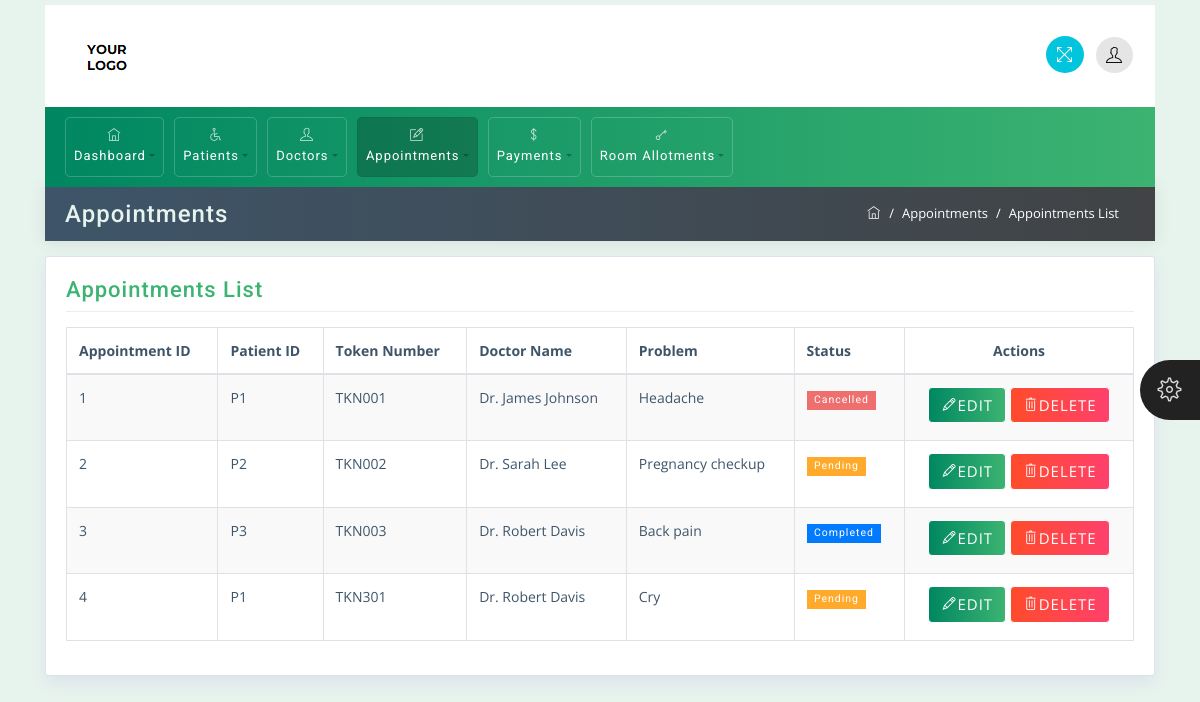
The app's page /all-appointments/ (signed in) with its own data.
### app/models.py (models this page shows, shortened)
class Appointment(models.Model):
    DEPARTMENTS = [
        ('Neuro', 'Neuro'),
        ('Gynae', 'Gynae'),
    ]
    TIME_SLOTS = [
        ('10AM-11AM', '10AM-11AM'),
        ('10PM-11PM', '10PM-11PM'),
        ('06AM-07AM', '06AM-07AM'),
    ]
    STATUS_CHOICES = [
        ('Pending', 'Pending'),
        ('Completed', 'Completed'),
        ('Cancelled', 'Cancelled'),
    ]
    patient = models.ForeignKey(Patient, on_delete=models.CASCADE)
    department = models.CharField(max_length=100, choices=DEPARTMENTS)
    doctor = models.ForeignKey(Doctor, on_delete=models.CASCADE)
    appointment_date = models.DateField()
    time_slot = models.CharField(max_length=20, choices=TIME_SLOTS)
    token_number = models.CharField(max_length=40, unique=True)  # Auto-generated
    problem = models.TextField()
    status = models.CharField(max_length=20, choices=STATUS_CHOICES, default='Pending')

class Patient(models.Model):
    name = models.CharField(max_length=100)
    date_of_birth = models.DateField()
    age = models.PositiveIntegerField()
    phone = models.CharField(max_length=15)
    email = models.EmailField()
    gender = models.CharField(max_length=10, choices=[('Male', 'Male'), ('Female', 'Female')])
    address = models.TextField()
    file = models.FileField(upload_to='patients/')

class Doctor(models.Model):
    AVAILABILITY_CHOICES = [
        ('Available', 'Available'),
        ('Not Available', 'Not Available'),
    ]
    name = models.CharField(max_length=100)
    date_of_birth = models.DateField()
    specialization = models.CharField(max_length=100)
    experience = models.PositiveIntegerField()  # Years of experience
    age = models.PositiveIntegerField()
    phone = models.CharField(max_length=15)
    email = models.EmailField()
    gender = models.CharField(max_length=10, choices=[('Male', 'Male'), ('Female', 'Female')])
    address = models.TextField()
    file = models.FileField(upload_to='doctors/')
    availability = models.CharField(max_length=20, choices=AVAILABILITY_CHOICES, default='Available')

### app/views.py (the view)
# urls.py: path('all-appointments/', views.all_appointments, name='all-appointments'),
@login_required
def all_appointments(request):
    appointments = Appointment.objects.all()
    return render(request, 'appointments.html', {'active_page': 'appointments','appointments':appointments})

### app/templates/appointments.html (shortened to what this page needs)
<!DOCTYPE html>
<html>
{% load static %}
<head>
	<link rel="stylesheet" href="{% static 'css/bootstrap.min.css' %}">
	<link rel="stylesheet" href="{% static 'css/themify-icons.css' %}">
	<link rel="stylesheet" href="{% static 'css/animate.css' %}">
	<link rel="stylesheet" href="{% static 'css/styles.css' %}">
	<link rel="stylesheet" href="{% static 'css/green.css' %}" id="style_theme">
	<link rel="stylesheet" href="{% static 'css/responsive.css' %}">
	<link rel="stylesheet" href="{% static 'charts/css/morris.css' %}">
	<link rel="stylesheet" href="{% static 'css/jquery-jvectormap.css' %}">
	<link rel="stylesheet" href="{% static 'datatable/dataTables.bootstrap4.min.css' %}">
</head>
<body>
	<div class="theme-settings" id="switcher">
		<span class="theme-click">
			<span class="ti-settings"></span>
		</span>
	</div>
	<div class="wrapper">
		<div id="content">
			<div class="container top-brand">
				<nav class="navbar navbar-default">
					<div class="navbar-header">
						<div class="sidebar-header"> <a href="{%url 'index'%}"><img
									src="{% static 'images/logo-dark.png' %}" class="logo" alt="logo"></a>
						</div>
					</div>
					<ul class="nav justify-content-end">
						<li class="nav-item">
							<a class="nav-link">
								<span title="Fullscreen" class="ti-fullscreen fullscreen"></span>
							</a>
						</li>
						<li class="nav-item">
							<a class="nav-link dropdown-toggle" data-toggle="dropdown" href="#" role="button"
								aria-haspopup="true" aria-expanded="false">
								<span class="ti-user"></span>
							</a>
						</li>
					</ul>
				</nav>
			</div>
			<div class="container menu-nav">
				{% include 'nav.html'%}
			</div>
			<div class="container mt-0">
				<div class="row breadcrumb-bar">
					<div class="col-md-6">
						<h3 class="block-title">Appointments</h3>
					</div>
					<div class="col-md-6">
						<ol class="breadcrumb">
							<li class="breadcrumb-item">
								<a href="{%url 'index'%}">
									<span class="ti-home"></span>
								</a>
							</li>
							<li class="breadcrumb-item">Appointments</li>
							<li class="breadcrumb-item active">Appointments List</li>
						</ol>
					</div>
				</div>
			</div>
			<div class="container">
				<div class="row">
					<div class="col-md-12">
						<div class="widget-area-2 proclinic-box-shadow">
							<h3 class="widget-title">Appointments List</h3>
							<div class="table-responsive mb-3">
								<table id="tableId" class="table table-bordered table-striped">
									<thead>
										<tr>
											<th>Appointment ID</th>
											<th>Patient ID</th>
											<th>Token Number</th>
											<th>Doctor Name</th>
											<th>Problem</th>
											<th>Status</th>
											<th class="text-center align-middle">Actions</th>
										</tr>
									</thead>
									<tbody>
										{% for appointment in appointments %}
										<tr data-appointment-id="{{ appointment.id }}">
											<td>{{ appointment.id }}</td>
											<td>P{{ appointment.patient.id }}</td>
											<td>{{ appointment.token_number }}</td>
											<td>{{ appointment.doctor.name }}</td>
											<td>{{ appointment.problem }}</td>
											<td>
												{% if appointment.status == 'Pending' %}
												<span class="badge badge-warning">Pending</span>
												{% elif appointment.status == 'Completed' %}
												<span class="badge badge-primary">Completed</span>
												{% else %}
												<span class="badge badge-danger">Cancelled</span>
												{% endif %}
											</td>
											<td class="text-center align-middle">
												<button class="btn btn-primary edit-btn" data-id="{{ appointment.id }}">
													<span class="ti-pencil"></span>EDIT
												</button>
												<button class="btn btn-danger delete-btn"
													data-id="{{ appointment.id }}">
													<span class="ti-trash"></span>DELETE
												</button>
											</td>
										</tr>
										{% endfor %}
									</tbody>
								</table>
							</div>
						</div>
					</div>
				</div>
			</div>
		</div>
	</div>
</body>
</html>

### app/static/app/css/styles.css (style rules this page uses)
body { font-family: 'Open Sans', sans-serif; background-color: #E7F3ED; color: #3e5569; }
h1, h2, h3, h4, h5, h6, span, .menu-nav { font-family: 'Roboto', sans-serif; letter-spacing: 1px; }
a, a:hover, a:focus { color: inherit; text-decoration: none; transition: all 0.3s; }
.navbar { padding: 10px 15px; background: #fff; border: none; border-radius: 0; }
.breadcrumb { border-radius: 0; margin-bottom: 0; float: right; border-radius: 20px; background-color: transparent; }
.breadcrumb-bar { background: #3e5569; background: -webkit-linear-gradient(to left, #414345, #3e5569); background: linear-gradient(to left, #414345, #3e5569); margin-left: 0px !important; margin-right: 0px !important; padding: 5px 20px; -webkit-box-shadow: 0px 1px 15px 1px rgba(69,65,78,0.1); box-shadow: 0px 1px 15px 1px rgba(69,65,78,0.1); color: #fff; border: 0px solid; }
.breadcrumb-item { color: #ffffff; font-size: 13px; }
.breadcrumb-item.active { color: #ffffff; font-size: 13px; }
.breadcrumb-item+.breadcrumb-item::before { color: #ffffff; }
.breadcrumb-bar div[class*="col-"] { padding-right: 0px; padding-left: 0px; }
.badge { padding: .4em .7em; border-radius: 0; font-weight: 400; }
.table td, .table th { padding: .75rem; }
#content { padding-top: 5px; padding-bottom: 15px; transition: all 0.3s; width: 100%; }
.proclinic-box-shadow { border-radius: 0; border: 0; -webkit-box-shadow: 0 0 0 1px #dce3ec, 0 8px 16px 0 #dce3ec; box-shadow: 0 0 0 1px #dce3ec, 0 8px 16px 0 #dce3ec; background: #fff; margin-top: 20px; }
div[class*="col-"] { padding-right: 6px; padding-left: 6px; }
.badge-danger, .bg-danger { background-color: #ef6e6e !important; }
.badge-warning, .bg-warning { color: #fff; background-color: #FFAA2A !important; }
.table-striped tbody tr:nth-of-type(odd) { background-color: rgba(61,79,90,.03); }
table.table tbody td, table.table thead th { font-size: 14px; }
#switcher { position: fixed; bottom: 45%; right: -130px; width: 130px; background-color: #404040; color: #ffffff; z-index: 9999; font-size: 15px; padding-bottom: 20px; -webkit-transition: all 0.6s ease; transition: all 0.6s ease; height: 80px; }
#switcher .theme-click { display: block; position: absolute; padding: 8px; width: 60px; height: 60px; line-height: 48px; color: #ffffff; font-size: 24px; background-color: #222; text-align: center; left: -60px; top: 0; cursor: pointer; z-index: 2; border-radius: 30px 0 0 30px; }
#switcher .theme-click .ti-settings { color: #ddd; }
.navbar-default .dropdown-toggle::after { display: none; }
.navbar-default .ti-announcement, .navbar-default .ti-user, .navbar-default .ti-search { padding: 10px; border-radius: 50%; color: #000; }
.navbar-default .ti-user, .navbar-default .ti-announcement, .navbar-default .ti-search { background: rgba(0,0,0,.1); }
.top-brand .nav-link { padding: 6px; cursor: pointer; }
.navbar .nav .nav-item:last-child .nav-link { padding-right: 7px; }
.fullscreen { padding: 10px; font-size: 17px; cursor: pointer; background: #00c5dc; color: #fff; border-radius: 50%; margin-left: 10px; }
h3.block-title { background: transparent; margin: 4px auto; color: #E7F3ED; }
.widget-area-2 { background: #fff; margin-top: 1rem; padding: 20px; padding-bottom: 2px; border-radius: 2px; }
.widget-title { font-size: 22px; padding-bottom: .5rem; margin-bottom: 15px; border-bottom: 1px solid #eeeeee; }
.btn { margin-bottom: 5px; font-size: 15px; letter-spacing: 1px; }
.btn-danger { background: #FF416C; background: -webkit-linear-gradient(to right, #FF4B2B, #FF416C); background: linear-gradient(to right, #FF4B2B, #FF416C); border-color: #fff; }
.block-title { -ms-flex: 1 1 auto; flex: 1 1 auto; min-height: 1.75rem; font-size: 1.5rem; line-height: 1.5; }

### app/static/app/css/green.css (style rules this page uses)
.btn-primary { background: #3CB371; background: -webkit-linear-gradient(to right, #008761, #3CB371); background: linear-gradient(to right, #008761, #3CB371); border-color: #ffffff; }
.widget-title { color: #3CB371; }

### app/static/app/css/responsive.css (style rules this page uses)
@media (min-width: 992px) { .row { margin-right: -5px; margin-left: -5px; } }

### records on screen
Appointment: id "1", patient.id "1", token_number "TKN001", doctor.name "Dr. James Johnson", problem "Headache", status "Cancelled"
Appointment: id "2", patient.id "2", token_number "TKN002", doctor.name "Dr. Sarah Lee", problem "Pregnancy checkup", status "Pending"
Appointment: id "3", patient.id "3", token_number "TKN003", doctor.name "Dr. Robert Davis", problem "Back pain", status "Completed"
Appointment: id "4", patient.id "1", token_number "TKN301", doctor.name "Dr. Robert Davis", problem "Cry", status "Pending"
